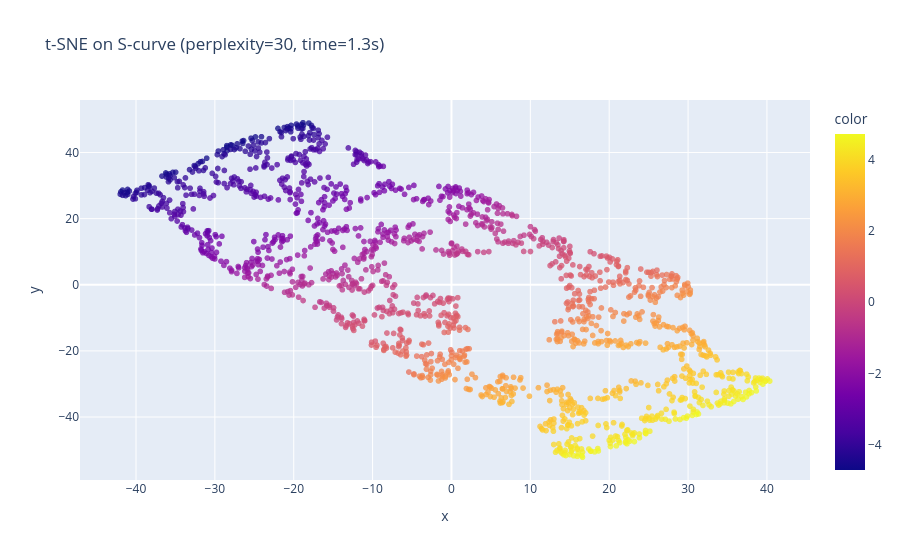

The notebook cell saved with this chart:
### Code cell
def run_tsne_embedding(X, perplexity=30, learning_rate="auto", early_exaggeration=12.0,
                       init="pca", n_iter=800, seed=0):
    tsne = TSNE(
        n_components=2,
        perplexity=perplexity,
        learning_rate=learning_rate,
        early_exaggeration=early_exaggeration,
        init=init,
        max_iter=n_iter,
        random_state=seed,
    )
    t0 = perf_counter()
    Y = tsne.fit_transform(X)
    t1 = perf_counter()
    return Y, (t1 - t0)

def plot_embedding(Y, color=None, title="embedding"):
    fig = px.scatter(x=Y[:,0], y=Y[:,1], color=color, opacity=0.75, title=title)
    fig.show()

Y30, dt = run_tsne_embedding(X_manifold, perplexity=30, seed=0, n_iter=800)
plot_embedding(Y30, color=t, title=f"t-SNE on S-curve (perplexity=30, time={dt:.1f}s)")

### Figure 1 — Plotly figure (JSON) as saved in the notebook; plotly's stock layout.template omitted (floating-point values rounded to 4 significant figures; data arrays with more than 128 entries replaced by an {"elided": "..."} marker saying what was removed)
{"data": [{"hovertemplate": "x=%{x}<br>y=%{y}<br>color=%{marker.color}<extra></extra>", "legendgroup": "", "marker": {"color": {"elided": "1600 float values"}, "coloraxis": "coloraxis", "opacity": 0.75, "symbol": "circle"}, "mode": "markers", "name": "", "showlegend": false, "type": "scattergl", "x": {"elided": "1600 float values"}, "xaxis": "x", "y": {"elided": "1600 float values"}, "yaxis": "y"}], "layout": {"coloraxis": {"colorbar": {"title": {"text": "color"}}, "colorscale": [[0, "#0d0887"], [0.1111, "#46039f"], [0.2222, "#7201a8"], [0.3333, "#9c179e"], [0.4444, "#bd3786"], [0.5556, "#d8576b"], [0.6667, "#ed7953"], [0.7778, "#fb9f3a"], [0.8889, "#fdca26"], [1, "#f0f921"]]}, "legend": {"tracegroupgap": 0}, "title": {"text": "t-SNE on S-curve (perplexity=30, time=1.3s)"}, "xaxis": {"anchor": "y", "domain": [0, 1], "title": {"text": "x"}}, "yaxis": {"anchor": "x", "domain": [0, 1], "title": {"text": "y"}}}}
